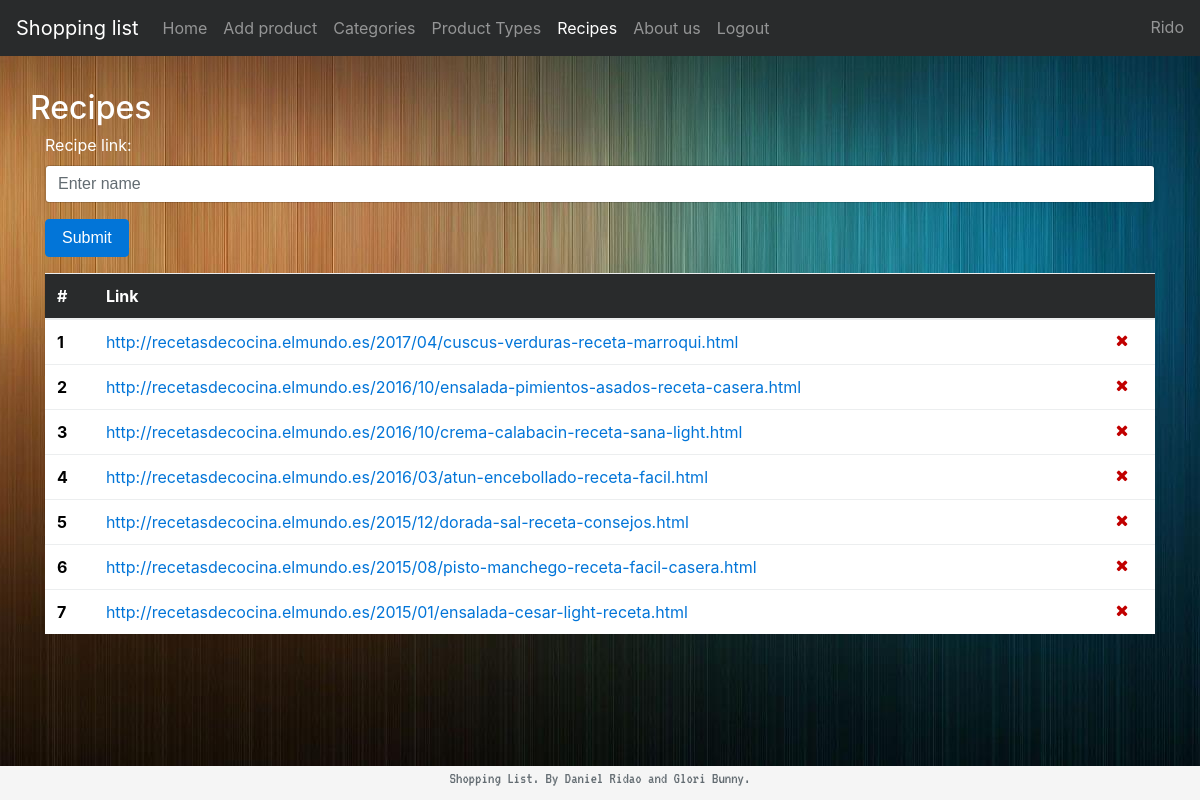
Page /shoppinglist/recipes/ (signed in) on the earlier database version.
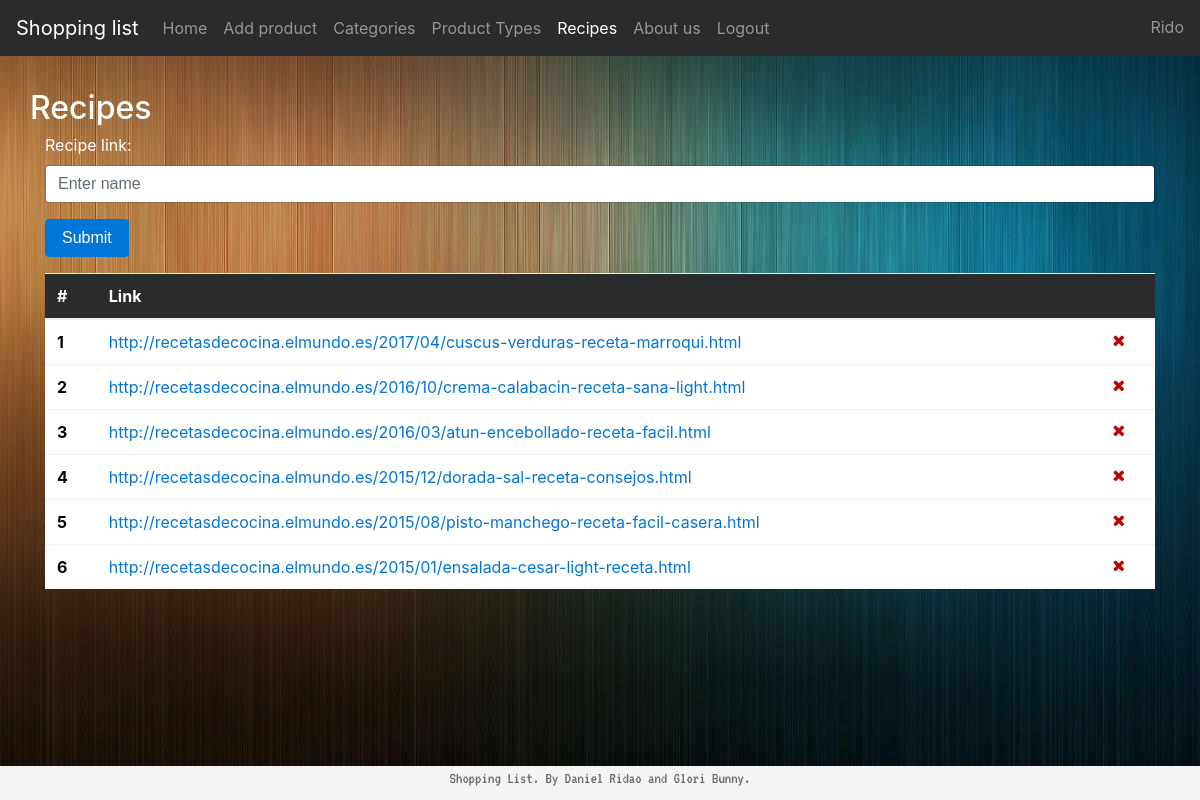
Same page on the later database version.
### shoppinglist/models.py (models this page shows, shortened)
class Recipe(models.Model):
	link = models.CharField(max_length=MODEL_PRODUCT_MAX_LINK, default='')

### shoppinglist/views.py (the view)
@login_required(login_url=LOGIN_URL)
def recipes(request):
	if request.method == "POST":
		form = RecipesForm(request.POST)
		if form.is_valid():
			recipe = form.save(commit=False)
			recipe.save()
			return redirect('shoppinglist:recipes')
	else:
		form = RecipesForm()
	recipes = Recipe.objects.all()
	return render(request, 'shoppinglist/recipes.html', {"form": form, "recipes": recipes})

### shoppinglist/forms.py
class RecipesForm(forms.ModelForm):
	def __init__(self, *args, **kwargs):
		super(RecipesForm, self).__init__(*args, **kwargs)
		self.fields['link'].label = "Recipe link"
	class Meta:
		model = Recipe
		fields = ('link',)
		widgets = {
			'link': forms.TextInput(attrs={'class': 'form-control', 'placeholder': 'Enter name', 'min': 3, 'max': MODEL_RECIPE_LINK_LENGTH})
		}

### shoppinglist/templates/shoppinglist/recipes.html (shortened to what this page needs)
{% extends "shoppinglist/main_template.html" %}
{% block recipes %}
<li class="nav-item active">
  <a class="nav-link" href="{% url 'shoppinglist:recipes' %}">Recipes <span class="sr-only">(current)</span></a>
</li>
{% endblock %}
{% block content %}
{% load humanize %}
<div class="row">
  <h2>Recipes</h2>
</div>
<form method="POST">{% csrf_token %}
  <div class="form-group">
    {{ form.link.label_tag }}
    {{ form.link }}
  </div>
  <button type="submit" class="btn btn-primary">Submit</button>
</form>
<table class="table" style="background-color: white; color: black">
  <thead class="thead-inverse">
    <tr>
      <th>#</th>
      <th>Link</th>
      <th></th>
    </tr>
  </thead>
  <tbody>
{% for recipe in recipes %}
    <tr>
      <th scope="row">{{ forloop.counter }}</th>
      <td><a href="{{ recipe.link }}">{{ recipe.link }}</a></td>
      <td><a href="{% url 'shoppinglist:removeRecipe' recipeId=recipe.id %}"><i class="fa fa-times cancel-color" aria-hidden="true"></i></a></td>
    </tr>
{% endfor %}
  </tbody>
</table>
{% endblock %}

Differences in the rows shown:
removed Recipe: link "http://recetasdecocina.elmundo.es/2016/10/ensalada-pimientos-asados-receta-casera.html"
